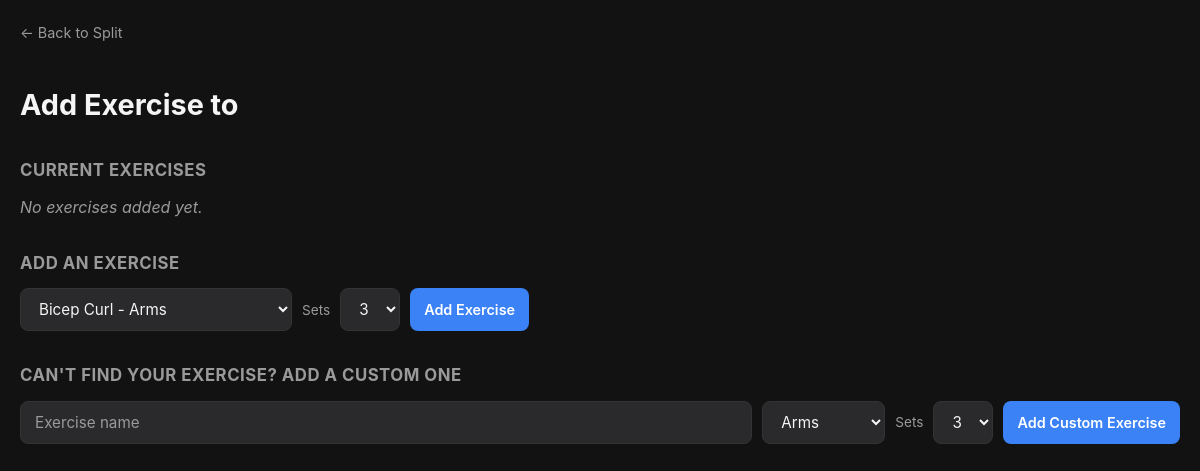
/split/12/add-day-exercise/12, run on an earlier commit of the app's database.
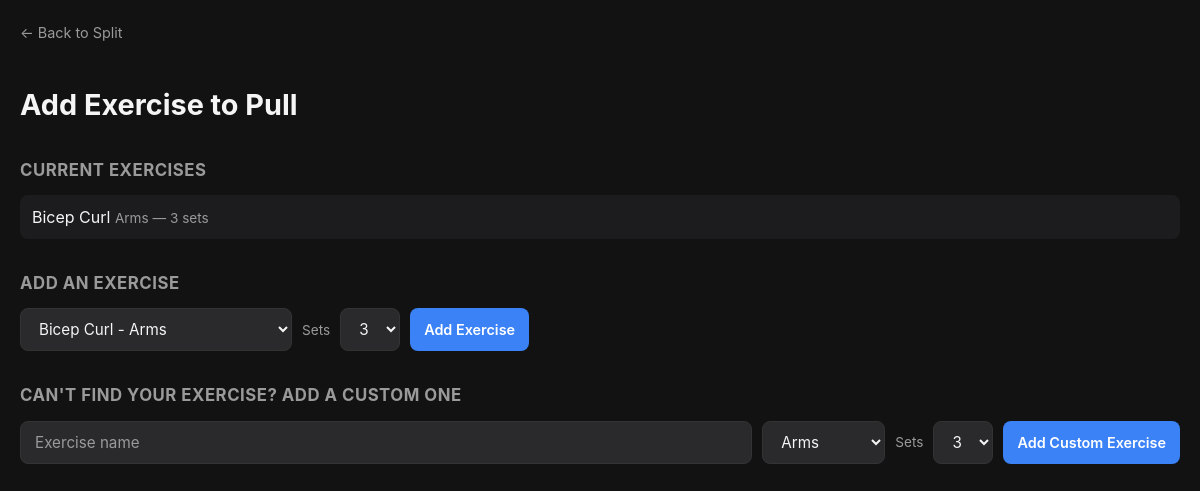
And on a later commit of the database.
### tables this page shows
CREATE TABLE split_days (
            id INTEGER PRIMARY KEY AUTOINCREMENT,
            split_id INTEGER NOT NULL,
            day_name TEXT NOT NULL,
            day_order INTEGER NOT NULL,
            FOREIGN KEY (split_id) REFERENCES workout_splits(id)
        );

CREATE TABLE split_exercises (
            id INTEGER PRIMARY KEY AUTOINCREMENT,
            split_day_id INTEGER NOT NULL,
            exercise_id INTEGER NOT NULL,
            sets_count INTEGER NOT NULL DEFAULT 3, exercise_order INTEGER NOT NULL DEFAULT 0,
            FOREIGN KEY (split_day_id) REFERENCES split_days(id),
            FOREIGN KEY (exercise_id) REFERENCES exercises(id)
        );

CREATE TABLE exercises (
            id INTEGER PRIMARY KEY AUTOINCREMENT,
            name TEXT NOT NULL,
            muscle_group TEXT NOT NULL
        );

### app.py (the view)
@app.route("/split/<int:split_id>/add-day-exercise/<int:day_id>")
def add_day_exercise_page(split_id, day_id):
    conn = get_db()
    cursor = conn.cursor()
    cursor.execute("SELECT * FROM split_days WHERE id = ?", (day_id,))
    day = cursor.fetchone()
    cursor.execute("""
        SELECT exercises.*, split_exercises.sets_count FROM exercises
        JOIN split_exercises ON exercises.id = split_exercises.exercise_id
        WHERE split_exercises.split_day_id = ?
    """, (day_id,))
    current_exercises = cursor.fetchall()
    cursor.execute("SELECT * FROM exercises ORDER BY muscle_group")
    all_exercises = cursor.fetchall()
    conn.close()
    return render_template("add_day_exercise.html",
        day=day,
        split_id=split_id,
        current_exercises=current_exercises,
        all_exercises=all_exercises
    )

### app.py (called while the page is built)
def get_db():
    conn = sqlite3.connect(DB_PATH)
    conn.row_factory = sqlite3.Row
    return conn

### templates/add_day_exercise.html (shortened to what this page needs)
<!DOCTYPE html>
<html lang="en">
<head>
    <link rel="stylesheet" href="{{ url_for('static', filename='style.css') }}">
</head>
<body>
    <a class="back-link" href="/split/{{ split_id }}">← Back to Split</a>
    <h1>Add Exercise to {{ day.day_name }}</h1>
    <h2>Current Exercises</h2>
    {% if current_exercises %}
        <ul class="simple-list">
            {% for exercise in current_exercises %}
                <li>{{ exercise.name }} <span class="exercise-meta">{{ exercise.muscle_group }} — {{ exercise.sets_count }} sets</span></li>
            {% endfor %}
        </ul>
    {% else %}
        <p class="empty-state">No exercises added yet.</p>
    {% endif %}
    <div class="form-section">
        <h2>Add an Exercise</h2>
        <form action="/split/{{ split_id }}/add-day-exercise/{{ day.id }}" method="POST" class="form-row">
            <select name="exercise_id" class="select-input">
                {% for exercise in all_exercises %}
                    <option value="{{ exercise.id }}">{{ exercise.name }} - {{ exercise.muscle_group }}</option>
                {% endfor %}
            </select>
            <label class="field-label">Sets</label>
            <select name="sets_count" class="select-input">
                <option value="3" selected>3</option>
            </select>
            <button type="submit" class="btn btn-primary">Add Exercise</button>
        </form>
    </div>
    <div class="form-section">
        <h2>Can't find your exercise? Add a custom one</h2>
        <form action="/split/{{ split_id }}/add-custom-exercise/{{ day.id }}" method="POST" class="form-row">
            <input type="text" name="name" class="text-input" placeholder="Exercise name" required>
            <select name="muscle_group" class="select-input">
                <option value="Arms">Arms</option>
            </select>
            <label class="field-label">Sets</label>
            <select name="sets_count" class="select-input">
                <option value="3" selected>3</option>
            </select>
            <button type="submit" class="btn btn-primary">Add Custom Exercise</button>
        </form>
    </div>
</body>
</html>

What changed in the data, as far as the page shows it:
added split_days: day_name "Pull"
added split_exercises: name "Bicep Curl", muscle_group "Arms", sets_count "3"
Also different on the page:
text no longer shown: "No exercises added yet."
